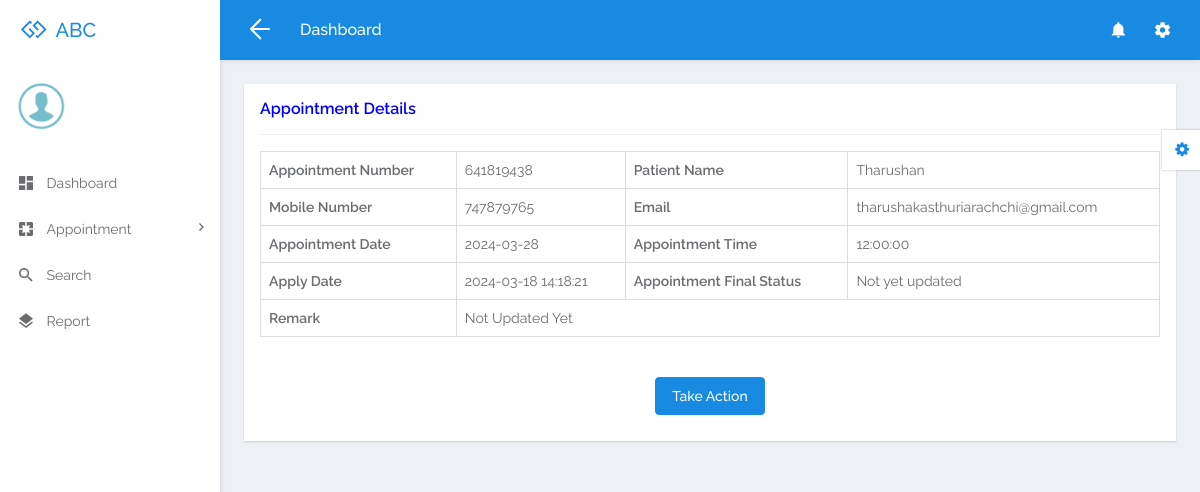
Page /admin/labtest/view-appointment-detail.php?editid=24&aptid=641819438 (signed in) on the committed database.
### tables this page shows
CREATE TABLE `tblappointmentp` (
  `ID` int(10) NOT NULL,
  `AppointmentNumber` int(10) DEFAULT NULL,
  `Name` varchar(250) DEFAULT NULL,
  `MobileNumber` bigint(20) DEFAULT NULL,
  `Email` varchar(250) DEFAULT NULL,
  `AppointmentDate` date DEFAULT NULL,
  `AppointmentTime` time DEFAULT NULL,
  `Test` varchar(250) DEFAULT NULL,
  `Message` mediumtext DEFAULT NULL,
  `ApplyDate` timestamp NULL DEFAULT current_timestamp(),
  `Remark` varchar(250) DEFAULT NULL,
  `Status` varchar(250) DEFAULT NULL,
  `UpdationDate` timestamp NULL DEFAULT NULL ON UPDATE current_timestamp(),
  `patientID` int(10) DEFAULT NULL
);

### admin/labtest/view-appointment-detail.php (the view, shortened to what this page needs)
<?php
include('includes/dbconnection.php');
if (strlen($_SESSION['damsid']==0)) {
  header('location:logout.php');
  } else{
  ?>
<!DOCTYPE html>
<html lang="en">
<head>
	<link rel="stylesheet" href="../libs/bower/font-awesome/css/font-awesome.min.css">
	<link rel="stylesheet" href="../libs/bower/material-design-iconic-font/dist/css/material-design-iconic-font.css">
	<link rel="stylesheet" href="../libs/bower/animate.css/animate.min.css">
	<link rel="stylesheet" href="../libs/bower/fullcalendar/dist/fullcalendar.min.css">
	<link rel="stylesheet" href="../libs/bower/perfect-scrollbar/css/perfect-scrollbar.css">
	<link rel="stylesheet" href="../assets/css/bootstrap.css">
	<link rel="stylesheet" href="../assets/css/core.css">
	<link rel="stylesheet" href="../assets/css/app.css">
</head>
<body class="menubar-left menubar-unfold menubar-light theme-primary">
<?php include_once('../includes/header.php');?>
<?php include_once('../includes/sidebar.php');?>
<main id="app-main" class="app-main">
  <div class="wrap">
	<section class="app-content">
		<div class="row">
			<div class="col-md-12">
				<div class="widget">
					<header class="widget-header">
						<h4 class="widget-title" style="color: blue">Appointment Details</h4>
					</header>
					<hr class="widget-separator">
					<div class="widget-body">
						<div class="table-responsive">
							<?php
                  $eid=$_GET['editid'];
$sql="SELECT * from tblappointmentp  where ID=:eid";
$query = $dbh -> prepare($sql);
$query-> bindParam(':eid', $eid, PDO::PARAM_STR);
$query->execute();
$results=$query->fetchAll(PDO::FETCH_OBJ);
$cnt=1;
if($query->rowCount() > 0)
{
foreach($results as $row)
{               ?>
							<table border="1" class="table table-bordered mg-b-0">
                                            <tr>
    <th>Appointment Number</th>
    <td><?php  echo $aptno=($row->AppointmentNumber);?></td>
    <th>Patient Name</th>
    <td><?php  echo $row->Name;?></td>
  </tr>
  <tr>
    <th>Mobile Number</th>
    <td><?php  echo $row->MobileNumber;?></td>
    <th>Email</th>
    <td><?php  echo $row->Email;?></td>
  </tr>
   <tr>
    <th>Appointment Date</th>
    <td><?php  echo $row->AppointmentDate;?></td>
    <th>Appointment Time</th>
    <td><?php  echo $row->AppointmentTime;?></td>
  </tr>
  <tr>
    <th>Apply Date</th>
    <td><?php  echo $row->ApplyDate;?></td>
     <th>Appointment Final Status</th>
    <td colspan="4"> <?php  $status=$row->Status;
if($row->Status=="")
{
  echo "Not yet updated";
}
     ;?></td>
  </tr>
   <tr>
<th >Remark</th>
 <?php if($row->Remark==""){ ?>
                     <td colspan="3"><?php echo "Not Updated Yet"; ?></td>
<?php } else { ?>                  <td colspan="3"> <?php  echo htmlentities($row->Remark);?>
                  </td>
                  <?php } ?>
  </tr>
<?php $cnt=$cnt+1;}} ?>
</table>
<br>
<?php
if ($status=="" ){
?>
<p align="center"  style="padding-top: 20px">
 <button class="btn btn-primary waves-effect waves-light w-lg" data-toggle="modal" data-target="#myModal">Take Action</button></p>
<?php } ?>
					</div>
				</div>
			</div>
		</div>
	</section>
</div>
</main>
<?php include_once('../includes/customizer.php');?>
</body>
</html>
<?php }  ?>

### rows in the picture
tblappointmentp: AppointmentNumber "641819438", Name "Tharushan", MobileNumber "747879765", Email "tharushakasthuriarachchi@gmail.com", AppointmentDate "2024-03-28", AppointmentTime "12:00:00", ApplyDate "2024-03-18 14:18:21", shows "Not yet updated", shows "Not Updated Yet"
